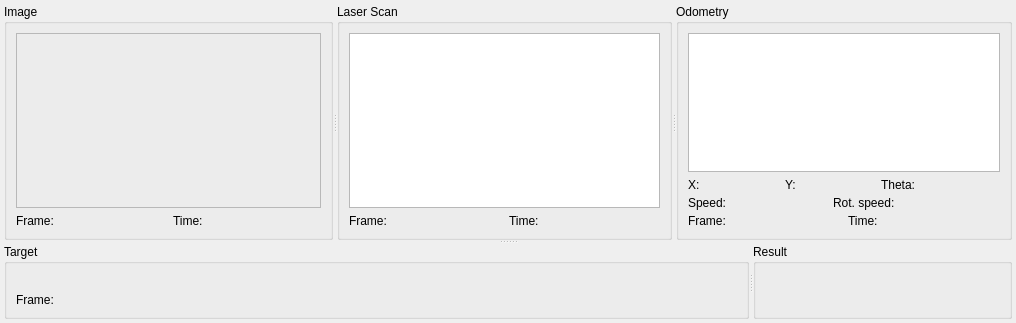
<ui version="4.0" >
 <class>PreviewDialog</class>
 <widget class="QDialog" name="PreviewDialog" >
  <property name="geometry" >
   <rect>
    <x>0</x>
    <y>0</y>
    <width>1016</width>
    <height>323</height>
   </rect>
  </property>
  <property name="windowTitle" >
   <string>Data Preview</string>
  </property>
  <property name="windowIcon" >
   <iconset resource="Monitor.qrc" >:/Monitor/resources/monitor.png</iconset>
  </property>
  <layout class="QVBoxLayout" >
   <property name="spacing" >
    <number>4</number>
   </property>
   <property name="leftMargin" >
    <number>4</number>
   </property>
   <property name="topMargin" >
    <number>4</number>
   </property>
   <property name="rightMargin" >
    <number>4</number>
   </property>
   <property name="bottomMargin" >
    <number>4</number>
   </property>
   <item>
    <widget class="QSplitter" name="splitter_4" >
     <property name="orientation" >
      <enum>Qt::Vertical</enum>
     </property>
     <widget class="QWidget" native="1" name="widget" >
      <layout class="QVBoxLayout" >
       <property name="spacing" >
        <number>0</number>
       </property>
       <property name="leftMargin" >
        <number>0</number>
       </property>
       <property name="topMargin" >
        <number>0</number>
       </property>
       <property name="rightMargin" >
        <number>0</number>
       </property>
       <property name="bottomMargin" >
        <number>0</number>
       </property>
       <item>
        <widget class="QSplitter" name="splitter_2" >
         <property name="orientation" >
          <enum>Qt::Vertical</enum>
         </property>
         <widget class="QSplitter" name="splitter" >
          <property name="orientation" >
           <enum>Qt::Horizontal</enum>
          </property>
          <widget class="QGroupBox" name="groupBox" >
           <property name="title" >
            <string>Image</string>
           </property>
           <layout class="QVBoxLayout" >
            <item>
             <widget class="QLabel" name="imageLabel" >
              <property name="sizePolicy" >
               <sizepolicy vsizetype="Expanding" hsizetype="Expanding" >
                <horstretch>0</horstretch>
                <verstretch>0</verstretch>
               </sizepolicy>
              </property>
              <property name="minimumSize" >
               <size>
                <width>250</width>
                <height>0</height>
               </size>
              </property>
              <property name="frameShape" >
               <enum>QFrame::StyledPanel</enum>
              </property>
              <property name="text" >
               <string/>
              </property>
              <property name="alignment" >
               <set>Qt::AlignCenter</set>
              </property>
             </widget>
            </item>
            <item>
             <widget class="QWidget" native="1" name="widget_8" >
              <layout class="QVBoxLayout" >
               <property name="spacing" >
                <number>4</number>
               </property>
               <property name="leftMargin" >
                <number>0</number>
               </property>
               <property name="topMargin" >
                <number>0</number>
               </property>
               <property name="rightMargin" >
                <number>0</number>
               </property>
               <property name="bottomMargin" >
                <number>0</number>
               </property>
               <item>
                <widget class="QWidget" native="1" name="widget_9" >
                 <layout class="QHBoxLayout" >
                  <property name="spacing" >
                   <number>0</number>
                  </property>
                  <property name="leftMargin" >
                   <number>0</number>
                  </property>
                  <property name="topMargin" >
                   <number>0</number>
                  </property>
                  <property name="rightMargin" >
                   <number>0</number>
                  </property>
                  <property name="bottomMargin" >
                   <number>0</number>
                  </property>
                  <item>
                   <widget class="QLabel" name="label_3" >
                    <property name="text" >
                     <string>Frame:</string>
                    </property>
                   </widget>
                  </item>
                  <item>
                   <widget class="QLabel" name="imageFrameLabel" >
                    <property name="sizePolicy" >
                     <sizepolicy vsizetype="Preferred" hsizetype="Expanding" >
                      <horstretch>0</horstretch>
                      <verstretch>0</verstretch>
                     </sizepolicy>
                    </property>
                    <property name="text" >
                     <string/>
                    </property>
                   </widget>
                  </item>
                  <item>
                   <widget class="QLabel" name="label_4" >
                    <property name="text" >
                     <string>Time:</string>
                    </property>
                   </widget>
                  </item>
                  <item>
                   <widget class="QLabel" name="imageTimeLabel" >
                    <property name="sizePolicy" >
                     <sizepolicy vsizetype="Preferred" hsizetype="Expanding" >
                      <horstretch>0</horstretch>
                      <verstretch>0</verstretch>
                     </sizepolicy>
                    </property>
                    <property name="text" >
                     <string/>
                    </property>
                   </widget>
                  </item>
                 </layout>
                </widget>
               </item>
              </layout>
             </widget>
            </item>
           </layout>
          </widget>
          <widget class="QGroupBox" name="groupBox_2" >
           <property name="title" >
            <string>Laser Scan</string>
           </property>
           <layout class="QVBoxLayout" >
            <item>
             <widget class="QGraphicsView" name="scanGraphicsView" >
              <property name="frameShadow" >
               <enum>QFrame::Plain</enum>
              </property>
              <property name="verticalScrollBarPolicy" >
               <enum>Qt::ScrollBarAlwaysOff</enum>
              </property>
              <property name="horizontalScrollBarPolicy" >
               <enum>Qt::ScrollBarAlwaysOff</enum>
              </property>
              <property name="interactive" >
               <bool>false</bool>
              </property>
             </widget>
            </item>
            <item>
             <widget class="QWidget" native="1" name="widget_6" >
              <layout class="QVBoxLayout" >
               <property name="spacing" >
                <number>4</number>
               </property>
               <property name="leftMargin" >
                <number>0</number>
               </property>
               <property name="topMargin" >
                <number>0</number>
               </property>
               <property name="rightMargin" >
                <number>0</number>
               </property>
               <property name="bottomMargin" >
                <number>0</number>
               </property>
               <item>
                <widget class="QWidget" native="1" name="widget_7" >
                 <layout class="QHBoxLayout" >
                  <property name="spacing" >
                   <number>0</number>
                  </property>
                  <property name="leftMargin" >
                   <number>0</number>
                  </property>
                  <property name="topMargin" >
                   <number>0</number>
                  </property>
                  <property name="rightMargin" >
                   <number>0</number>
                  </property>
                  <property name="bottomMargin" >
                   <number>0</number>
                  </property>
                  <item>
                   <widget class="QLabel" name="label_5" >
                    <property name="text" >
                     <string>Frame:</string>
                    </property>
                   </widget>
                  </item>
                  <item>
                   <widget class="QLabel" name="scanFrameLabel" >
                    <property name="sizePolicy" >
                     <sizepolicy vsizetype="Preferred" hsizetype="Expanding" >
                      <horstretch>0</horstretch>
                      <verstretch>0</verstretch>
                     </sizepolicy>
                    </property>
                    <property name="text" >
                     <string/>
                    </property>
                   </widget>
                  </item>
                  <item>
                   <widget class="QLabel" name="label_6" >
                    <property name="text" >
                     <string>Time:</string>
                    </property>
                   </widget>
                  </item>
                  <item>
                   <widget class="QLabel" name="scanTimeLabel" >
                    <property name="sizePolicy" >
                     <sizepolicy vsizetype="Preferred" hsizetype="Expanding" >
                      <horstretch>0</horstretch>
                      <verstretch>0</verstretch>
                     </sizepolicy>
                    </property>
                    <property name="text" >
                     <string/>
                    </property>
                   </widget>
                  </item>
                 </layout>
                </widget>
               </item>
              </layout>
             </widget>
            </item>
           </layout>
          </widget>
          <widget class="QGroupBox" name="groupBox_3" >
           <property name="title" >
            <string>Odometry</string>
           </property>
           <layout class="QVBoxLayout" >
            <item>
             <widget class="QGraphicsView" name="odometryGraphicsView" >
              <property name="frameShadow" >
               <enum>QFrame::Plain</enum>
              </property>
              <property name="verticalScrollBarPolicy" >
               <enum>Qt::ScrollBarAlwaysOff</enum>
              </property>
              <property name="horizontalScrollBarPolicy" >
               <enum>Qt::ScrollBarAlwaysOff</enum>
              </property>
              <property name="interactive" >
               <bool>false</bool>
              </property>
             </widget>
            </item>
            <item>
             <widget class="QWidget" native="1" name="widget_3" >
              <layout class="QVBoxLayout" >
               <property name="spacing" >
                <number>4</number>
               </property>
               <property name="leftMargin" >
                <number>0</number>
               </property>
               <property name="topMargin" >
                <number>0</number>
               </property>
               <property name="rightMargin" >
                <number>0</number>
               </property>
               <property name="bottomMargin" >
                <number>0</number>
               </property>
               <item>
                <widget class="QWidget" native="1" name="widget_4" >
                 <layout class="QHBoxLayout" >
                  <property name="spacing" >
                   <number>0</number>
                  </property>
                  <property name="leftMargin" >
                   <number>0</number>
                  </property>
                  <property name="topMargin" >
                   <number>0</number>
                  </property>
                  <property name="rightMargin" >
                   <number>0</number>
                  </property>
                  <property name="bottomMargin" >
                   <number>0</number>
                  </property>
                  <item>
                   <widget class="QLabel" name="label_8" >
                    <property name="text" >
                     <string>X:</string>
                    </property>
                   </widget>
                  </item>
                  <item>
                   <widget class="QLabel" name="xLabel" >
                    <property name="sizePolicy" >
                     <sizepolicy vsizetype="Preferred" hsizetype="Expanding" >
                      <horstretch>0</horstretch>
                      <verstretch>0</verstretch>
                     </sizepolicy>
                    </property>
                    <property name="text" >
                     <string/>
                    </property>
                   </widget>
                  </item>
                  <item>
                   <widget class="QLabel" name="label_10" >
                    <property name="text" >
                     <string>Y:</string>
                    </property>
                   </widget>
                  </item>
                  <item>
                   <widget class="QLabel" name="yLabel" >
                    <property name="sizePolicy" >
                     <sizepolicy vsizetype="Preferred" hsizetype="Expanding" >
                      <horstretch>0</horstretch>
                      <verstretch>0</verstretch>
                     </sizepolicy>
                    </property>
                    <property name="text" >
                     <string/>
                    </property>
                   </widget>
                  </item>
                  <item>
                   <widget class="QLabel" name="label_12" >
                    <property name="text" >
                     <string>Theta:</string>
                    </property>
                   </widget>
                  </item>
                  <item>
                   <widget class="QLabel" name="thetaLabel" >
                    <property name="sizePolicy" >
                     <sizepolicy vsizetype="Preferred" hsizetype="Expanding" >
                      <horstretch>0</horstretch>
                      <verstretch>0</verstretch>
                     </sizepolicy>
                    </property>
                    <property name="text" >
                     <string/>
                    </property>
                   </widget>
                  </item>
                 </layout>
                </widget>
               </item>
               <item>
                <widget class="QWidget" native="1" name="widget_11" >
                 <layout class="QHBoxLayout" >
                  <property name="spacing" >
                   <number>0</number>
                  </property>
                  <property name="leftMargin" >
                   <number>0</number>
                  </property>
                  <property name="topMargin" >
                   <number>0</number>
                  </property>
                  <property name="rightMargin" >
                   <number>0</number>
                  </property>
                  <property name="bottomMargin" >
                   <number>0</number>
                  </property>
                  <item>
                   <widget class="QLabel" name="label_13" >
                    <property name="text" >
                     <string>Speed:</string>
                    </property>
                   </widget>
                  </item>
                  <item>
                   <widget class="QLabel" name="speedLabel" >
                    <property name="sizePolicy" >
                     <sizepolicy vsizetype="Preferred" hsizetype="Expanding" >
                      <horstretch>0</horstretch>
                      <verstretch>0</verstretch>
                     </sizepolicy>
                    </property>
                    <property name="text" >
                     <string/>
                    </property>
                   </widget>
                  </item>
                  <item>
                   <widget class="QLabel" name="label_11" >
                    <property name="text" >
                     <string>Rot. speed:</string>
                    </property>
                   </widget>
                  </item>
                  <item>
                   <widget class="QLabel" name="rotSpeedLabel" >
                    <property name="sizePolicy" >
                     <sizepolicy vsizetype="Preferred" hsizetype="Expanding" >
                      <horstretch>0</horstretch>
                      <verstretch>0</verstretch>
                     </sizepolicy>
                    </property>
                    <property name="text" >
                     <string/>
                    </property>
                   </widget>
                  </item>
                 </layout>
                </widget>
               </item>
               <item>
                <widget class="QWidget" native="1" name="widget_5" >
                 <layout class="QHBoxLayout" >
                  <property name="spacing" >
                   <number>0</number>
                  </property>
                  <property name="leftMargin" >
                   <number>0</number>
                  </property>
                  <property name="topMargin" >
                   <number>0</number>
                  </property>
                  <property name="rightMargin" >
                   <number>0</number>
                  </property>
                  <property name="bottomMargin" >
                   <number>0</number>
                  </property>
                  <item>
                   <widget class="QLabel" name="label_2" >
                    <property name="text" >
                     <string>Frame:</string>
                    </property>
                   </widget>
                  </item>
                  <item>
                   <widget class="QLabel" name="odometryFrameLabel" >
                    <property name="sizePolicy" >
                     <sizepolicy vsizetype="Preferred" hsizetype="Expanding" >
                      <horstretch>0</horstretch>
                      <verstretch>0</verstretch>
                     </sizepolicy>
                    </property>
                    <property name="text" >
                     <string/>
                    </property>
                   </widget>
                  </item>
                  <item>
                   <widget class="QLabel" name="label_7" >
                    <property name="text" >
                     <string>Time:</string>
                    </property>
                   </widget>
                  </item>
                  <item>
                   <widget class="QLabel" name="odometryTimeLabel" >
                    <property name="sizePolicy" >
                     <sizepolicy vsizetype="Preferred" hsizetype="Expanding" >
                      <horstretch>0</horstretch>
                      <verstretch>0</verstretch>
                     </sizepolicy>
                    </property>
                    <property name="text" >
                     <string/>
                    </property>
                   </widget>
                  </item>
                 </layout>
                </widget>
               </item>
              </layout>
             </widget>
            </item>
           </layout>
          </widget>
         </widget>
        </widget>
       </item>
      </layout>
     </widget>
     <widget class="QWidget" native="1" name="widget_2" >
      <layout class="QVBoxLayout" >
       <property name="spacing" >
        <number>0</number>
       </property>
       <property name="leftMargin" >
        <number>0</number>
       </property>
       <property name="topMargin" >
        <number>0</number>
       </property>
       <property name="rightMargin" >
        <number>0</number>
       </property>
       <property name="bottomMargin" >
        <number>0</number>
       </property>
       <item>
        <widget class="QSplitter" name="splitter_3" >
         <property name="orientation" >
          <enum>Qt::Horizontal</enum>
         </property>
         <widget class="QGroupBox" name="groupBox_4" >
          <property name="title" >
           <string>Target</string>
          </property>
          <layout class="QVBoxLayout" >
           <item>
            <widget class="QLabel" name="targetLabel" >
             <property name="text" >
              <string/>
             </property>
            </widget>
           </item>
           <item>
            <widget class="QWidget" native="1" name="widget_10" >
             <layout class="QHBoxLayout" >
              <property name="spacing" >
               <number>0</number>
              </property>
              <property name="leftMargin" >
               <number>0</number>
              </property>
              <property name="topMargin" >
               <number>0</number>
              </property>
              <property name="rightMargin" >
               <number>0</number>
              </property>
              <property name="bottomMargin" >
               <number>0</number>
              </property>
              <item>
               <widget class="QLabel" name="label" >
                <property name="text" >
                 <string>Frame:</string>
                </property>
               </widget>
              </item>
              <item>
               <widget class="QLabel" name="targetFrameLabel" >
                <property name="sizePolicy" >
                 <sizepolicy vsizetype="Preferred" hsizetype="Expanding" >
                  <horstretch>0</horstretch>
                  <verstretch>0</verstretch>
                 </sizepolicy>
                </property>
                <property name="text" >
                 <string/>
                </property>
               </widget>
              </item>
             </layout>
            </widget>
           </item>
          </layout>
         </widget>
         <widget class="QGroupBox" name="groupBox_5" >
          <property name="title" >
           <string>Result</string>
          </property>
          <layout class="QVBoxLayout" />
         </widget>
        </widget>
       </item>
      </layout>
     </widget>
    </widget>
   </item>
  </layout>
 </widget>
 <resources>
  <include location="Monitor.qrc" />
 </resources>
 <connections/>
</ui>
